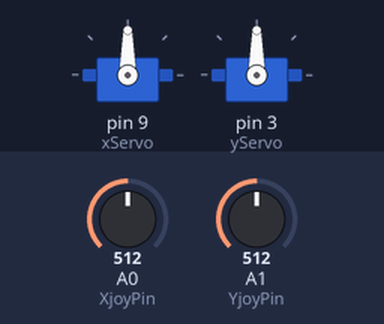
Recording of a sketch running on a simulated Arduino Uno, built with avr-gcc and run on an emulated ATmega328P. On the bench: 2 × servo. The inputs (shaded band) are chosen by the test bench; at power-on: A0 (XjoyPin) = 512, A1 (YjoyPin) = 512.

Above: at 1.2 s.
1.3 s: A0 (XjoyPin) set to 716
At 1.7 s:
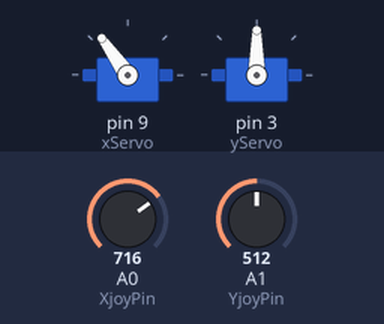
2.8 s: A1 (YjoyPin) set to 716
At 4.0 s:
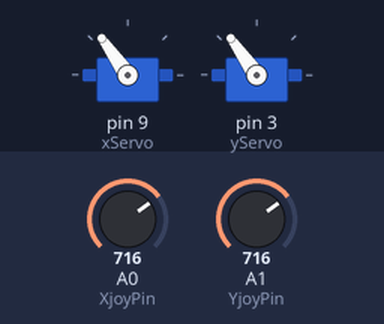
4.3 s: A0 (XjoyPin) set to 900
At 5.2 s:
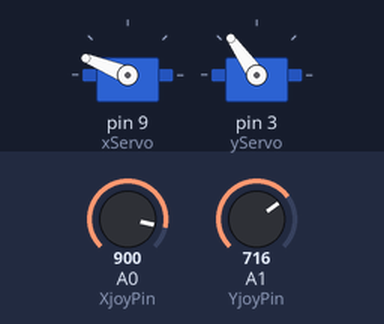
5.8 s: A1 (YjoyPin) set to 900
At 7.0 s:
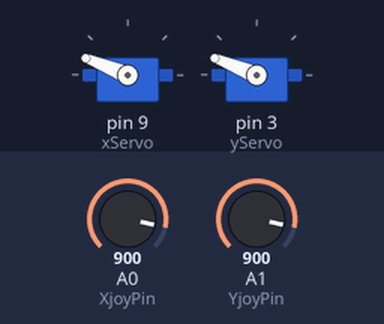
7.3 s: A0 (XjoyPin) set to 1023
At 8.1 s:
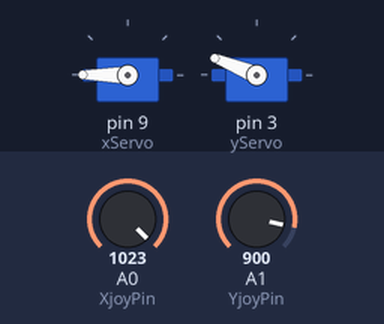
8.8 s: A1 (YjoyPin) set to 1023
At 9.3 s:
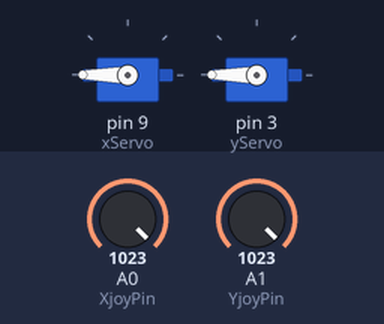
Timing chart, 0 to 11.3 s (numbered marks = the images above; inputs shaded):
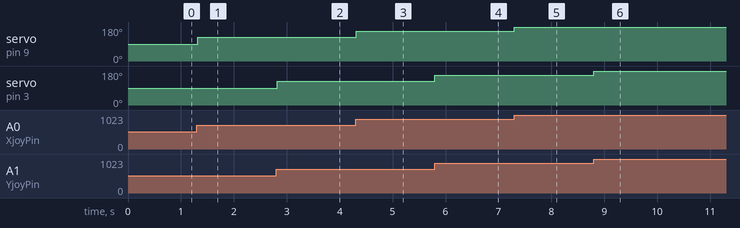

Measured:
- after the input at 1.3 s, servo on pin 9 (xServo): 90° → 125° at once
- after the input at 2.8 s, servo on pin 3 (yServo): 90° → 125° at once
- after the input at 4.3 s, servo on pin 9 (xServo): 125° → 158° at once
- after the input at 5.8 s, servo on pin 3 (yServo): 125° → 158° at once
- after the input at 7.3 s, servo on pin 9 (xServo): 158° → 180° at once
- after the input at 8.8 s, servo on pin 3 (yServo): 158° → 180° at once

The sketch:

dualServo_joystick.ino
```cpp
/*
This sketch reads data from a two axis joystick and uses it to control two servos.
These methods could be used for steering or flight controls for a future project.

- Jackson Ballew
*/

#include <Servo.h>

Servo xServo;  // create servo object to control a servo
Servo yServo;

int XjoyPin = A0;  // analog pin used to connect the joystick
int XjoyVal;    // variable to read the value from the analog pin
int YjoyPin = A1;  // analog pin used to connect the joystick
int YjoyVal;    // variable to read the value from the analog pin

void setup() {
  xServo.attach(9);  // attaches the servo on pin 9 to the servo object
  yServo.attach(3);
}

void loop() {
  XjoyVal = analogRead(XjoyPin);            // reads the value of the joystick (value between 0 and 1023)
  XjoyVal = map(XjoyVal, 0, 1023, 0, 180);     // scale it to use it with the servo (value between 0 and 180)
  xServo.write(XjoyVal);                  // sets the servo position according to the scaled value
  YjoyVal = analogRead(YjoyPin);
  YjoyVal = map(YjoyVal, 0, 1023, 0, 180);
  yServo.write(YjoyVal);
  delay(15);                           // waits for the servo to get there
}
```
